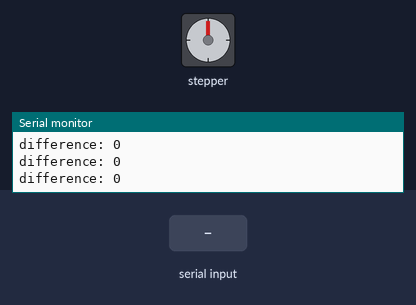
Bench run of a sketch on a simulated Arduino Uno, built with avr-gcc and run on an emulated ATmega328P. Shown: stepper motor, the last lines printed to the serial monitor. The test bench sets the inputs (shaded band). Stepper angles assume 2048 steps per turn.

Above: at 1.2 s.
1.3 s: "90,45," received over Serial
At 1.46 s:
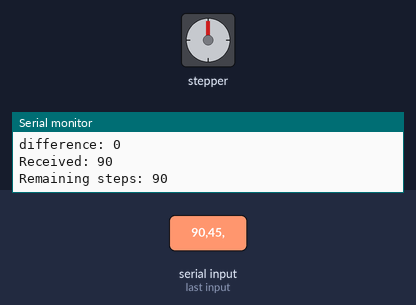
At 1.93 s:
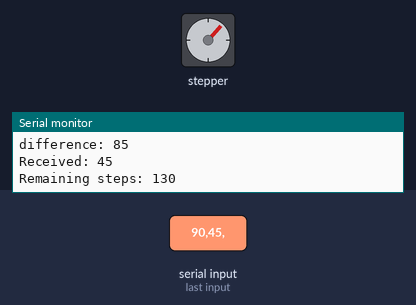
4.3 s: "30,150," received over Serial
At 4.8 s:
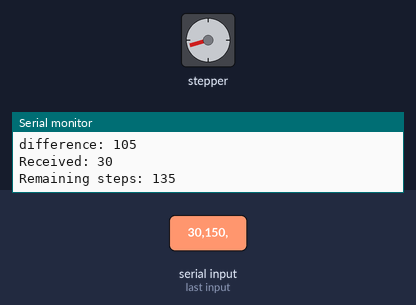
Timing chart, 0 to 13.3 s (numbered marks = the images above; inputs shaded):
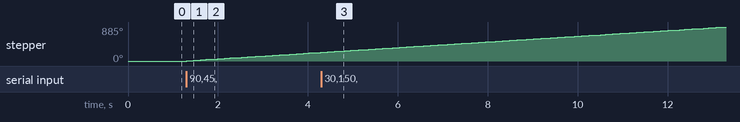

The sketch:

clock.ino
```cpp
#include <Stepper.h>

// ピンの定義
#define Q1 2
#define NOT_Q1 3
#define Q2 4
#define NOT_Q2 5

// ステップモータのパラメータ
#define STEPS_PER_ROTATE 2048 // 1回転あたりのステップ数
#define STEPS_PER_MINUTE 48 // 1/60回転あたりのステップ数

const float time_gain = 1.0/58.0;

int rpm = 15;
Stepper stepper(STEPS_PER_ROTATE, Q1, Q2, NOT_Q1, NOT_Q2);


String inString = "";  // インプットを格納する変数
int minuteDiff = 0;  // 時計の指す時刻と目指す時刻の差(分)


// シリアル通信でステップ数を受け取る
void getSteps(){
  if(Serial.available()>0){
    String input = Serial.readStringUntil(',');
    Serial.println("Received: " + input);
    minuteDiff += input.toInt();
    Serial.println("Remaining steps: " + String(minuteDiff));
  }
}

// minuteDiffの数だけ3ステップ刻みでステップモータを回す
void runStepper(){
  if (minuteDiff > 5){
    stepper.step(5*STEPS_PER_MINUTE);
    minuteDiff-=5;
  } else if (minuteDiff > 0){
    stepper.step(STEPS_PER_MINUTE);
    minuteDiff--;
  } else if (minuteDiff < -5){
    stepper.step(-5*STEPS_PER_MINUTE);
    minuteDiff+=5;
  } else if (minuteDiff < 0){
    stepper.step(-STEPS_PER_MINUTE);
    minuteDiff++;
  }
}

void setup() {
  Serial.begin(9600);
  stepper.setSpeed(rpm);
}

void loop() {
  getSteps();
  runStepper();
  Serial.println("difference: " + String(minuteDiff));
  delay(100);
}
```

Measured:
- after the input at 1.3 s, stepper: keeps turning clockwise at about 75°/s, starting at once
